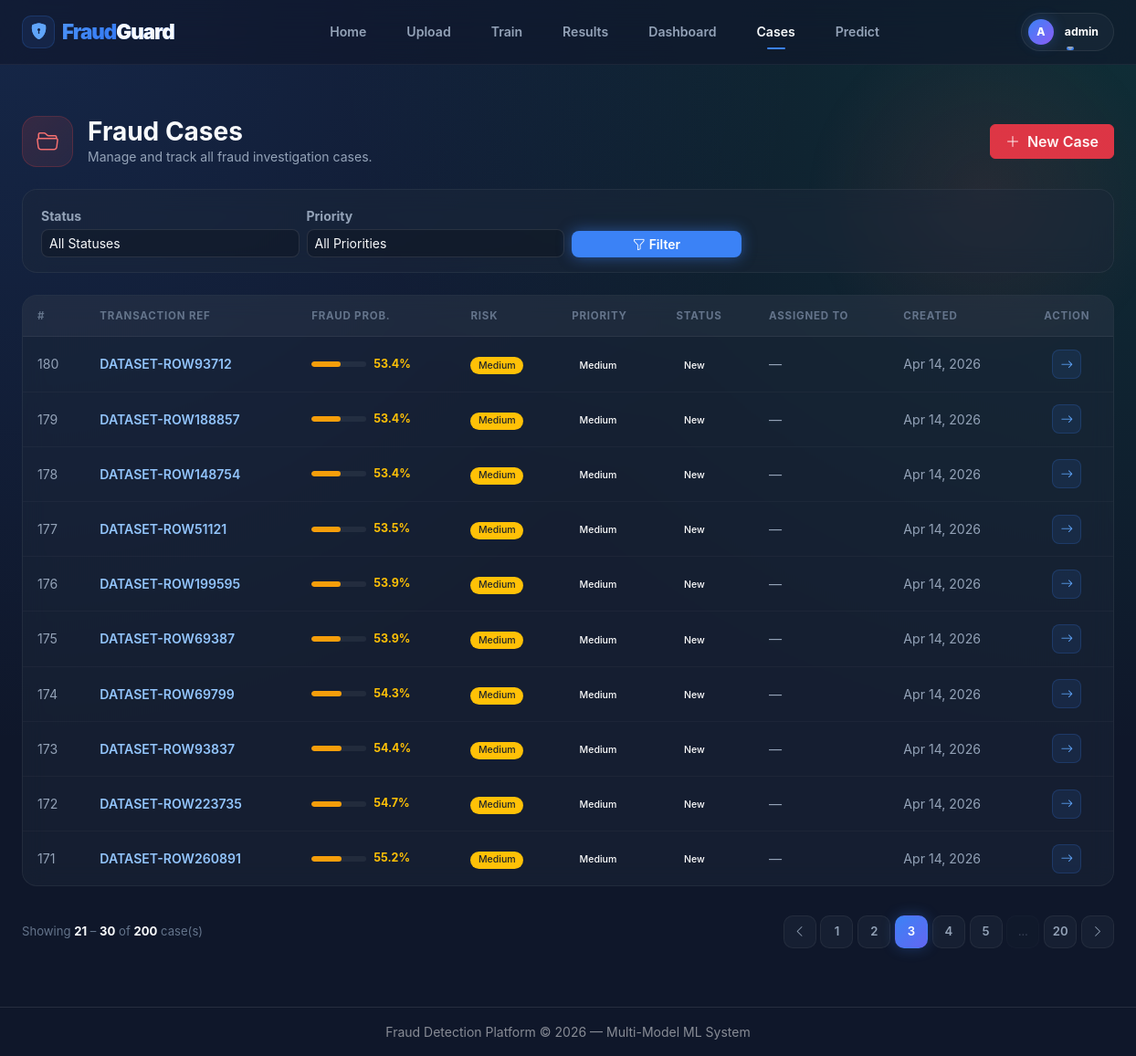
Page /cases?page=3&status=&priority= (signed in) on the committed database.
### src/database.py (models this page shows, shortened)
class User(UserMixin, db.Model):
    __tablename__ = 'users'
    id = db.Column(db.Integer, primary_key=True)
    username = db.Column(db.String(50), unique=True, nullable=False)
    password_hash = db.Column(db.String(256), nullable=False)
    role = db.Column(db.String(20), nullable=False, default='investigator')
    department = db.Column(db.String(50), nullable=True)
    created_at = db.Column(db.DateTime, default=datetime.utcnow)

class FraudCase(db.Model):
    __tablename__ = 'fraud_cases'
    id = db.Column(db.Integer, primary_key=True)
    transaction_ref = db.Column(db.String(100), nullable=False)
    fraud_probability = db.Column(db.Float, nullable=False)
    predicted_label = db.Column(db.Integer, nullable=False)
    priority = db.Column(db.String(20), nullable=False, default='Medium')
    assigned_owner = db.Column(db.String(100), nullable=True)
    status = db.Column(db.String(30), nullable=False, default='New')
    created_at = db.Column(db.DateTime, default=datetime.utcnow)
    updated_at = db.Column(db.DateTime, default=datetime.utcnow)
    notes = db.Column(db.Text, nullable=True)
    audit_logs = db.relationship(
        'CaseAuditLog',
        backref='case',
        lazy=True,
        cascade='all, delete-orphan',
    )

### app.py (the view)
    @app.route('/cases')
    @login_required
    def cases():
        status_filter = request.args.get('status', '')
        priority_filter = request.args.get('priority', '')
        page = request.args.get('page', 1, type=int)
        per_page = 10
        query = FraudCase.query
        if current_user.role != 'admin':
            query = query.filter_by(assigned_owner=current_user.username)
        if status_filter:
            query = query.filter_by(status=status_filter)
        if priority_filter:
            query = query.filter_by(priority=priority_filter)
        total_count = query.count()
        import math
        total_pages = math.ceil(total_count / per_page) if total_count > 0 else 1
        cases_list = query.order_by(FraudCase.created_at.desc()) \
            .paginate(page=page, per_page=per_page, error_out=False).items
        all_users = User.query.all()
        return render_template(
            'cases.html',
            cases=cases_list,
            statuses=case_manager.VALID_STATUSES,
            priorities=case_manager.VALID_PRIORITIES,
            status_filter=status_filter,
            priority_filter=priority_filter,
            current_page=page,
            per_page=per_page,
            total_count=total_count,
            total_pages=total_pages,
            all_users=all_users,
        )

### templates/cases.html (shortened to what this page needs)
{% extends "base.html" %}
{% block content %}
<section class="page-header-cases">
  <div class="d-flex align-items-center justify-content-between flex-wrap gap-3">
    <div class="d-flex align-items-center gap-3">
      <div class="page-title-icon">
        <i class="bi bi-folder2-open"></i>
      </div>
      <div>
        <h3 class="fw-bold mb-0">Fraud Cases</h3>
        <p class="text-muted mb-0 small">Manage and track all fraud investigation cases.</p>
      </div>
    </div>
    <button class="btn btn-danger fw-semibold px-3" data-bs-toggle="modal" data-bs-target="#createCaseModal">
      <i class="bi bi-plus-lg me-1"></i> New Case
    </button>
  </div>
</section>
<form method="GET" class="filter-bar mb-4">
  <div class="row g-2 align-items-end">
    <div class="col-sm-4 col-md-3">
      <label class="form-label small fw-bold mb-1 text-muted">Status</label>
      <select name="status" class="form-select form-select-sm">
        <option value="">All Statuses</option>
      </select>
    </div>
    <div class="col-sm-4 col-md-3">
      <label class="form-label small fw-bold mb-1 text-muted">Priority</label>
      <select name="priority" class="form-select form-select-sm">
        <option value="">All Priorities</option>
      </select>
    </div>
    <div class="col-sm-4 col-md-2">
      <button type="submit" class="btn btn-sm btn-primary w-100 fw-semibold">
        <i class="bi bi-funnel me-1"></i>Filter
      </button>
    </div>
  </div>
</form>
{% if cases %}
<div class="cases-table-wrap mb-3">
  <div class="table-responsive">
    <table class="cases-table">
      <thead>
        <tr>
          <th class="ps-3">#</th>
          <th>Transaction Ref</th>
          <th>Fraud Prob.</th>
          <th>Risk</th>
          <th>Priority</th>
          <th>Status</th>
          <th>Assigned To</th>
          <th>Created</th>
          <th class="text-center pe-3">Action</th>
        </tr>
      </thead>
      <tbody>
        {% for case in cases %}
        <tr>
          <td class="ps-3 text-muted small">{{ case.id }}</td>
          <td>
            <a href="{{ url_for('case_detail', case_id=case.id) }}" class="case-ref-link">
              {{ case.transaction_ref }}
            </a>
          </td>
          <td>
            {% set prob = (case.fraud_probability * 100) | round(1) %}
            <div class="prob-bar-wrap">
              <div class="prob-bar">
                <div class="fill" style="width:{{ prob }}%; background:{% if prob >= 70 %}#ef4444{% elif prob >= 30 %}#f59e0b{% else %}#10b981{% endif %};"></div>
              </div>
              <span class="prob-value {% if prob >= 70 %}text-danger{% elif prob >= 30 %}text-warning{% else %}text-success{% endif %}">{{ prob }}%</span>
            </div>
          </td>
          <td>
            {% if case.fraud_probability >= 0.7 %}
              <span class="badge bg-danger">High</span>
            {% elif case.fraud_probability >= 0.3 %}
              <span class="badge bg-warning text-dark">Medium</span>
            {% else %}
              <span class="badge bg-success">Low</span>
            {% endif %}
          </td>
          <td><span class="badge priority-badge priority-{{ case.priority | lower }}">{{ case.priority }}</span></td>
          <td><span class="badge status-badge status-{{ case.status | lower | replace(' ', '-') }}">{{ case.status }}</span></td>
          <td class="text-muted small">{{ case.assigned_owner or '—' }}</td>
          <td class="text-muted small" style="white-space:nowrap;">{{ case.created_at.strftime('%b %d, %Y') if case.created_at else '—' }}</td>
          <td class="text-center pe-3">
            <a href="{{ url_for('case_detail', case_id=case.id) }}" class="btn-view" title="View Details">
              <i class="bi bi-arrow-right"></i>
            </a>
          </td>
        </tr>
        {% endfor %}
      </tbody>
    </table>
  </div>
</div>
<div class="pagination-wrap">
  <div class="pagination-info">
    Showing
    <strong>{{ ((current_page - 1) * per_page) + 1 }}</strong>
    –
    <strong>{{ [current_page * per_page, total_count] | min }}</strong>
    of <strong>{{ total_count }}</strong> case(s)
  </div>
  {% if total_pages > 1 %}
  <nav class="pagination-nav">
    <a href="{{ url_for('cases', page=current_page - 1, status=status_filter, priority=priority_filter) }}"
       class="page-btn {% if current_page <= 1 %}disabled{% endif %}" title="Previous">
      <i class="bi bi-chevron-left"></i>
    </a>
    {% for p in range(1, total_pages + 1) %}
      {% if p == current_page %}
        <span class="page-btn active">{{ p }}</span>
      {% elif p == 1 or p == total_pages or (p >= current_page - 2 and p <= current_page + 2) %}
        <a href="{{ url_for('cases', page=p, status=status_filter, priority=priority_filter) }}" class="page-btn">{{ p }}</a>
      {% elif p == current_page - 3 or p == current_page + 3 %}
        <span class="page-btn disabled" style="font-size:0.7rem;">…</span>
      {% endif %}
    {% endfor %}
    <a href="{{ url_for('cases', page=current_page + 1, status=status_filter, priority=priority_filter) }}"
       class="page-btn {% if current_page >= total_pages %}disabled{% endif %}" title="Next">
      <i class="bi bi-chevron-right"></i>
    </a>
  </nav>
  {% endif %}
</div>
{% endif %}
{% endblock %}

### templates/base.html (shortened to what this page needs)
<!DOCTYPE html>
<html lang="en">
<head>
  <link href="https://cdn.jsdelivr.net/npm/bootstrap@5.3.0/dist/css/bootstrap.min.css" rel="stylesheet" />
  <link href="https://cdn.jsdelivr.net/npm/bootstrap-icons@1.11.1/font/bootstrap-icons.css" rel="stylesheet" />
  <link href="{{ url_for('static', filename='css/style.css') }}" rel="stylesheet" />
</head>
<body>
<nav class="navbar navbar-expand-lg navbar-dark sticky-top">
  <div class="container-fluid px-4">
    <a class="navbar-brand" href="{{ url_for('index') }}">
      <div class="brand-icon-wrapper" style="background: rgba(59, 130, 246, 0.1); width: 36px; height: 36px; border-radius: 10px; display: flex; align-items: center; justify-content: center; border: 1px solid rgba(59, 130, 246, 0.2);">
        <i class="bi bi-shield-lock-fill" style="font-size: 1.1rem; color: #60a5fa; -webkit-text-fill-color: initial;"></i>
      </div>
      <span>Fraud<span style="color: #f8fafc; -webkit-text-fill-color: initial;">Guard</span></span>
    </a>
    <div class="collapse navbar-collapse" id="mainNav">
      <ul class="navbar-nav mx-auto mb-2 mb-lg-0 gap-1">
        <li class="nav-item">
          <a class="nav-link {% if request.endpoint == 'index' %}active{% endif %}" href="{{ url_for('index') }}">Home</a>
        </li>
        <li class="nav-item">
          <a class="nav-link {% if request.endpoint == 'upload' %}active{% endif %}" href="{{ url_for('upload') }}">Upload</a>
        </li>
        <li class="nav-item">
          <a class="nav-link {% if request.endpoint == 'train' %}active{% endif %}" href="{{ url_for('train') }}">Train</a>
        </li>
        <li class="nav-item">
          <a class="nav-link {% if request.endpoint == 'results' %}active{% endif %}" href="{{ url_for('results') }}">Results</a>
        </li>
        <li class="nav-item">
          <a class="nav-link {% if request.endpoint == 'dashboard' %}active{% endif %}" href="{{ url_for('dashboard') }}">Dashboard</a>
        </li>
        <li class="nav-item">
          <a class="nav-link {% if 'case' in (request.endpoint or '') %}active{% endif %}" href="{{ url_for('cases') }}">Cases</a>
        </li>
        <li class="nav-item">
          <a class="nav-link {% if request.endpoint == 'predict_single' %}active{% endif %}" href="{{ url_for('predict_single') }}">Predict</a>
        </li>
      </ul>
      <div class="d-flex align-items-center">
        {% if current_user and current_user.is_authenticated %}
        <div class="dropdown">
          <a class="nav-link dropdown-toggle user-pill"
             href="#" id="userDropdown" role="button" data-bs-toggle="dropdown">
            <div class="user-avatar-sm">
              {{ current_user.username[0] | upper }}
            </div>
            <span class="small fw-bold text-white">{{ current_user.username }}</span>
          </a>
        </div>
        {% else %}
        <a class="btn btn-primary px-4 py-2 rounded-pill fw-bold small" href="{{ url_for('login') }}">
          <i class="bi bi-box-arrow-in-right me-2"></i>Sign In
        </a>
        {% endif %}
      </div>
    </div>
  </div>
</nav>
<div class="container-fluid px-4 pt-3">
</div>
<main class="container-fluid px-4 pb-5">
  {% block content %}{% endblock %}
</main>
<footer class="footer py-3 bg-dark text-center text-white-50 small">
  Fraud Detection Platform &copy; 2026 &mdash; Multi-Model ML System
</footer>
</body>
</html>

### static/css/style.css (style rules this page uses)
:root { --bg-dark: #0f172a; --bg-panel: rgba(30, 41, 59, 0.7); --text-main: #f8fafc; --text-muted: #94a3b8; --accent-primary: #3b82f6; --accent-hover: #2563eb; --accent-glow: rgba(59, 130, 246, 0.5); --danger: #ef4444; --success: #10b981; --warning: #f59e0b; --glass-border: rgba(255, 255, 255, 0.1); }
body { background: var(--bg-dark); background-image: radial-gradient(at 0% 0%, rgba(59, 130, 246, 0.15) 0px, transparent 50%), radial-gradient(at 100% 0%, rgba(16, 185, 129, 0.15) 0px, transparent 50%); background-attachment: fixed; color: var(--text-main); font-family: 'Inter', -apple-system, sans-serif; min-height: 100vh; }
.navbar { background: rgba(15, 23, 42, 0.6) !important; backdrop-filter: blur(16px); -webkit-backdrop-filter: blur(16px); border-bottom: 1px solid rgba(255, 255, 255, 0.05); padding: 0.75rem 0; transition: all 0.4s ease; }
.navbar-brand { font-weight: 900; font-size: 1.4rem; letter-spacing: -1px; background: linear-gradient(135deg, #60a5fa 0%, #3b82f6 50%, #2563eb 100%); -webkit-background-clip: text; -webkit-text-fill-color: transparent; display: flex; align-items: center; gap: 0.5rem; }
.nav-link { color: #94a3b8 !important; font-weight: 600; font-size: 0.88rem; padding: 0.5rem 1.25rem !important; position: relative; transition: all 0.3s ease; }
.nav-link::after { content: ''; position: absolute; bottom: 0; left: 50%; width: 0; height: 2px; background: #3b82f6; transition: all 0.3s ease; transform: translateX(-50%); border-radius: 2px; }
.nav-link:hover::after, .nav-link.active::after { width: 20px; }
.nav-link.active { color: #f8fafc !important; }
.user-pill { background: rgba(255, 255, 255, 0.03); border: 1px solid rgba(255, 255, 255, 0.08); padding: 0.35rem 1rem 0.35rem 0.45rem !important; border-radius: 2rem !important; display: flex; align-items: center; gap: 0.75rem; transition: all 0.3s ease; }
.user-avatar-sm { width: 28px; height: 28px; background: linear-gradient(135deg, #3b82f6, #8b5cf6); border-radius: 50%; display: flex; align-items: center; justify-content: center; font-size: 0.75rem; font-weight: 800; color: white; box-shadow: 0 0 15px rgba(59, 130, 246, 0.3); }
.btn-primary { background: var(--accent-primary); border: none; border-radius: 0.5rem; font-weight: 600; transition: all 0.3s ease; box-shadow: 0 0 15px var(--accent-glow); }
.form-control, .form-select { background: rgba(0, 0, 0, 0.2); border: 1px solid var(--glass-border); color: var(--text-main); border-radius: 0.5rem; }
.badge { padding: 0.4em 0.8em; border-radius: 2rem; font-weight: 500; }
.text-muted { color: var(--text-muted) !important; }
.footer { background: transparent !important; border-top: 1px solid var(--glass-border); margin-top: auto; }

### rows in the picture
User: username "A", username "admin"
FraudCase: id "180", transaction_ref "DATASET-ROW93712", prob "53.4", fraud_probability "Medium", priority "Medium", status "New", assigned_owner "—", created_at "Apr 14, 2026"
FraudCase: id "179", transaction_ref "DATASET-ROW188857", prob "53.4", fraud_probability "Medium", priority "Medium", status "New", assigned_owner "—", created_at "Apr 14, 2026"
FraudCase: id "178", transaction_ref "DATASET-ROW148754", prob "53.4", fraud_probability "Medium", priority "Medium", status "New", assigned_owner "—", created_at "Apr 14, 2026"
FraudCase: id "177", transaction_ref "DATASET-ROW51121", prob "53.5", fraud_probability "Medium", priority "Medium", status "New", assigned_owner "—", created_at "Apr 14, 2026"
FraudCase: id "176", transaction_ref "DATASET-ROW199595", prob "53.9", fraud_probability "Medium", priority "Medium", status "New", assigned_owner "—", created_at "Apr 14, 2026"
FraudCase: id "175", transaction_ref "DATASET-ROW69387", prob "53.9", fraud_probability "Medium", priority "Medium", status "New", assigned_owner "—", created_at "Apr 14, 2026"
FraudCase: id "174", transaction_ref "DATASET-ROW69799", prob "54.3", fraud_probability "Medium", priority "Medium", status "New", assigned_owner "—", created_at "Apr 14, 2026"
FraudCase: id "173", transaction_ref "DATASET-ROW93837", prob "54.4", fraud_probability "Medium", priority "Medium", status "New", assigned_owner "—", created_at "Apr 14, 2026"
FraudCase: id "172", transaction_ref "DATASET-ROW223735", prob "54.7", fraud_probability "Medium", priority "Medium", status "New", assigned_owner "—", created_at "Apr 14, 2026"
FraudCase: id "171", transaction_ref "DATASET-ROW260891", prob "55.2", fraud_probability "Medium", priority "Medium", status "New", assigned_owner "—", created_at "Apr 14, 2026"

### other values in the picture
{{ ((current_page - 1) * per_page) + 1 }} "21"
{{ [current_page * per_page, total_count] | min }} "30"
{{ total_count }} "200"
{{ p }} "1" "2" "4" "5" "20"
{{ p }} "3"
